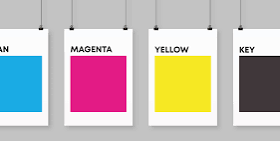
#> input picture images/sample2.bmp, 280 x 141 px, given in place of None, which was not available
$ python main.py
#> lines starting #> are read from the running program, lines starting #| are printed output that depends on the picture; pictures that were not available may be replaced by others from this repository, and a replacement may not be noted
#> further down, image is the input picture: PIL image 280x141 RGB; mean R, G, B 197, 187.8, 184.2
import os
from PIL import Image
import numpy as np
import matplotlib.pyplot as plt
from dotenv import load_dotenv, find_dotenv

load_dotenv(find_dotenv())


def rgb_to_cmyk(rgb: tuple):
    red, green, blue = rgb
    black = 1 - max(red, green, blue)
    if black == 1:
        cyan = magenta = yellow = 0
    else:
        cyan = (1 - red - black) / (1 - black)
        magenta = (1 - green - black) / (1 - black)
        yellow = (1 - blue - black) / (1 - black)
    return cyan, magenta, yellow


def split_image_to_cmyk(image: Image):
    width, height = image.size
#> width = 280; height = 141
    # Создаем массивы для каналов
    c_channel = np.zeros((height, width), dtype=np.float32)
    m_channel = np.zeros((height, width), dtype=np.float32)
    y_channel = np.zeros((height, width), dtype=np.float32)
    # Проходим по каждому пикселу и вычисляем значения CMYK
    for x in range(width):
        for y in range(height):
            rgb = image.getpixel((x, y))
            cyan, magenta, yellow = rgb_to_cmyk([r / 255.0 for r in rgb])
            c_channel[y, x] = cyan * 255
            m_channel[y, x] = magenta * 255
            y_channel[y, x] = yellow * 255
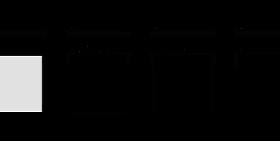
#> c_channel: shape (141, 280) float32; min 0, max 255, mean 13.7
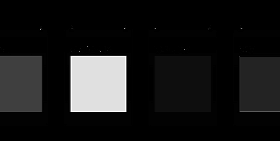
#> m_channel: shape (141, 280) float32; min 0, max 255, mean 25.5
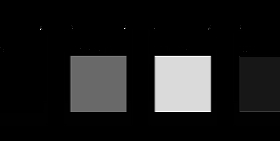
#> y_channel: shape (141, 280) float32; min 0, max 255, mean 27.6

    return c_channel, m_channel, y_channel


def display_channel(index: int, title: str, array: np.ndarray):
    plt.subplot(1, 3, index)
    plt.title(title)
    plt.imshow(array, cmap="gray")
    plt.axis("off")


def display_channels(cyan: np.ndarray, magenta: np.ndarray, yellow: np.ndarray):
    plt.figure(figsize=(10, 8))

    display_channel(1, "Cyan Channel", cyan)
    display_channel(2, "Magenta Channel", magenta)
    display_channel(3, "Yellow Channel", yellow)

    plt.tight_layout()
    plt.show()
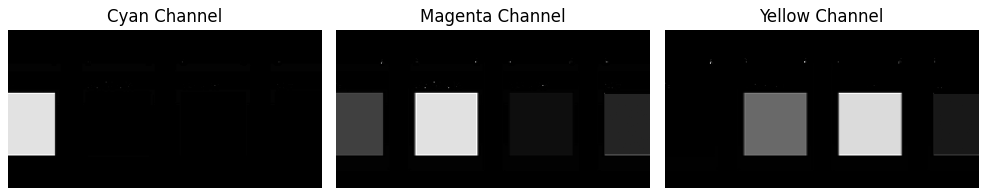
#> figure drawn by matplotlib, 3 panels


if __name__ == "__main__":
    image_path = f"images/{os.getenv('IMAGE_NAME')}"
    image = Image.open(image_path).convert('RGB')
    cyan, magenta, yellow = split_image_to_cmyk(image)
    display_channels(cyan, magenta, yellow)
